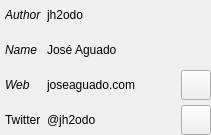
             <widget class="QWidget" name="widgetInfoSupport" native="true">
              <layout class="QGridLayout" name="gridLayout_2">
               <property name="leftMargin">
                <number>5</number>
               </property>
               <property name="topMargin">
                <number>0</number>
               </property>
               <property name="rightMargin">
                <number>0</number>
               </property>
               <property name="bottomMargin">
                <number>0</number>
               </property>
               <property name="spacing">
                <number>5</number>
               </property>
               <item row="0" column="0">
                <widget class="QLabel" name="labelInfoAuthor">
                 <property name="minimumSize">
                  <size>
                   <width>0</width>
                   <height>30</height>
                  </size>
                 </property>
                 <property name="font">
                  <font>
                   <italic>true</italic>
                   <underline>false</underline>
                   <strikeout>false</strikeout>
                   <kerning>true</kerning>
                  </font>
                 </property>
                 <property name="text">
                  <string>Author</string>
                 </property>
                </widget>
               </item>
               <item row="0" column="1">
                <widget class="QLabel" name="labelInfoAuthorData">
                 <property name="text">
                  <string notr="true">jh2odo</string>
                 </property>
                </widget>
               </item>
               <item row="1" column="0">
                <widget class="QLabel" name="labelInfoName">
                 <property name="minimumSize">
                  <size>
                   <width>0</width>
                   <height>30</height>
                  </size>
                 </property>
                 <property name="font">
                  <font>
                   <italic>true</italic>
                   <underline>false</underline>
                  </font>
                 </property>
                 <property name="text">
                  <string>Name</string>
                 </property>
                </widget>
               </item>
               <item row="1" column="1">
                <widget class="QLabel" name="labelInfoNameData">
                 <property name="text">
                  <string notr="true">José Aguado</string>
                 </property>
                </widget>
               </item>
               <item row="2" column="0">
                <widget class="QLabel" name="labelInfoWeb">
                 <property name="minimumSize">
                  <size>
                   <width>0</width>
                   <height>30</height>
                  </size>
                 </property>
                 <property name="font">
                  <font>
                   <italic>true</italic>
                   <underline>false</underline>
                  </font>
                 </property>
                 <property name="text">
                  <string>Web</string>
                 </property>
                </widget>
               </item>
               <item row="2" column="1">
                <widget class="QLabel" name="labelInfoWebData">
                 <property name="text">
                  <string notr="true">joseaguado.com</string>
                 </property>
                </widget>
               </item>
               <item row="2" column="2">
                <spacer name="horizontalSpacer_22">
                 <property name="orientation">
                  <enum>Qt::Horizontal</enum>
                 </property>
                 <property name="sizeHint" stdset="0">
                  <size>
                   <width>40</width>
                   <height>20</height>
                  </size>
                 </property>
                </spacer>
               </item>
               <item row="2" column="3">
                <widget class="QPushButton" name="pushButtonInfoSupportWeb">
                 <property name="minimumSize">
                  <size>
                   <width>30</width>
                   <height>30</height>
                  </size>
                 </property>
                 <property name="maximumSize">
                  <size>
                   <width>30</width>
                   <height>30</height>
                  </size>
                 </property>
                 <property name="styleSheet">
                  <string notr="true">border-image: url(:/images/button_bg);</string>
                 </property>
                 <property name="text">
                  <string/>
                 </property>
                 <property name="icon">
                  <iconset resource="images.qrc">
                   <normaloff>:/images/favorite</normaloff>:/images/favorite</iconset>
                 </property>
                 <property name="iconSize">
                  <size>
                   <width>30</width>
                   <height>30</height>
                  </size>
                 </property>
                 <property name="checkable">
                  <bool>true</bool>
                 </property>
                </widget>
               </item>
               <item row="3" column="0">
                <widget class="QLabel" name="labelInfoTwitter">
                 <property name="minimumSize">
                  <size>
                   <width>0</width>
                   <height>30</height>
                  </size>
                 </property>
                 <property name="text">
                  <string notr="true">Twitter</string>
                 </property>
                </widget>
               </item>
               <item row="3" column="1">
                <widget class="QLabel" name="labelInfoTwitterData">
                 <property name="text">
                  <string notr="true">@jh2odo</string>
                 </property>
                </widget>
               </item>
               <item row="3" column="2">
                <spacer name="horizontalSpacer_20">
                 <property name="orientation">
                  <enum>Qt::Horizontal</enum>
                 </property>
                 <property name="sizeHint" stdset="0">
                  <size>
                   <width>40</width>
                   <height>20</height>
                  </size>
                 </property>
                </spacer>
               </item>
               <item row="3" column="3">
                <widget class="QPushButton" name="pushButtonInfoSupportTwitter">
                 <property name="minimumSize">
                  <size>
                   <width>30</width>
                   <height>30</height>
                  </size>
                 </property>
                 <property name="maximumSize">
                  <size>
                   <width>30</width>
                   <height>30</height>
                  </size>
                 </property>
                 <property name="styleSheet">
                  <string notr="true">border-image: url(:/images/button_bg);</string>
                 </property>
                 <property name="text">
                  <string/>
                 </property>
                 <property name="icon">
                  <iconset resource="images.qrc">
                   <normaloff>:/images/twitter</normaloff>:/images/twitter</iconset>
                 </property>
                 <property name="iconSize">
                  <size>
                   <width>30</width>
                   <height>30</height>
                  </size>
                 </property>
                 <property name="checkable">
                  <bool>true</bool>
                 </property>
                </widget>
               </item>
              </layout>
             </widget>
